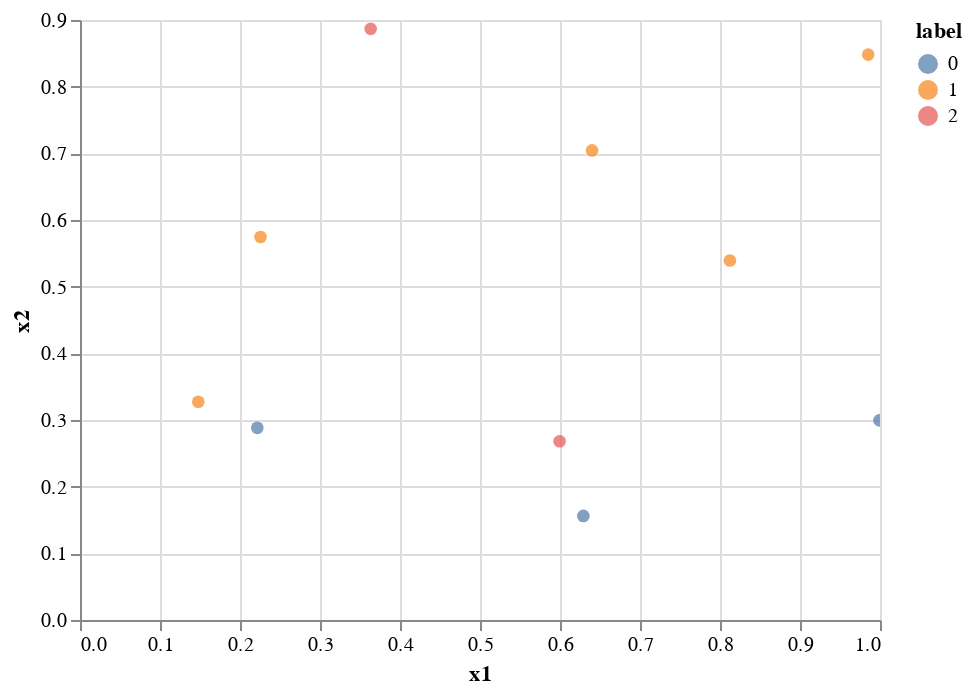

Notebook code cell kept with this figure:
### Code cell
interval = alt.selection_interval()

chart = alt.Chart(df).mark_circle(size=40)\
    .encode(x='x1', y='x2', color='label',
    tooltip=['x1'])\
    .interactive()\
    .add_selection(interval)

chart
# chart.save('chart.html')

### Figure 1 — Vega-Lite specification as saved in the notebook (floating-point values rounded to 4 significant figures)
{"config": {"view": {"continuousWidth": 400, "continuousHeight": 300}}, "data": {"name": "data-1cbc9782fc8772bc73d3cee184ac669a"}, "mark": {"type": "circle", "size": 40}, "encoding": {"color": {"field": "label", "type": "nominal"}, "tooltip": [{"field": "x1", "type": "quantitative"}], "x": {"field": "x1", "type": "quantitative"}, "y": {"field": "x2", "type": "quantitative"}}, "selection": {"selector027": {"type": "interval", "bind": "scales", "encodings": ["x", "y"]}, "selector026": {"type": "interval"}}, "$schema": "https://vega.github.io/schema/vega-lite/v4.17.0.json", "datasets": {"data-1cbc9782fc8772bc73d3cee184ac669a": [{"x1": 0.6401, "x2": 0.7045, "label": 1}, {"x1": 0.2216, "x2": 0.2882, "label": 0}, {"x1": 0.9852, "x2": 0.848, "label": 1}, {"x1": 0.3633, "x2": 0.8867, "label": 2}, {"x1": 0.2257, "x2": 0.5746, "label": 1}, {"x1": 0.5995, "x2": 0.2681, "label": 2}, {"x1": 0.1478, "x2": 0.3274, "label": 1}, {"x1": 0.8124, "x2": 0.5392, "label": 1}, {"x1": 0.9994, "x2": 0.2995, "label": 0}, {"x1": 0.6292, "x2": 0.1561, "label": 0}]}}
